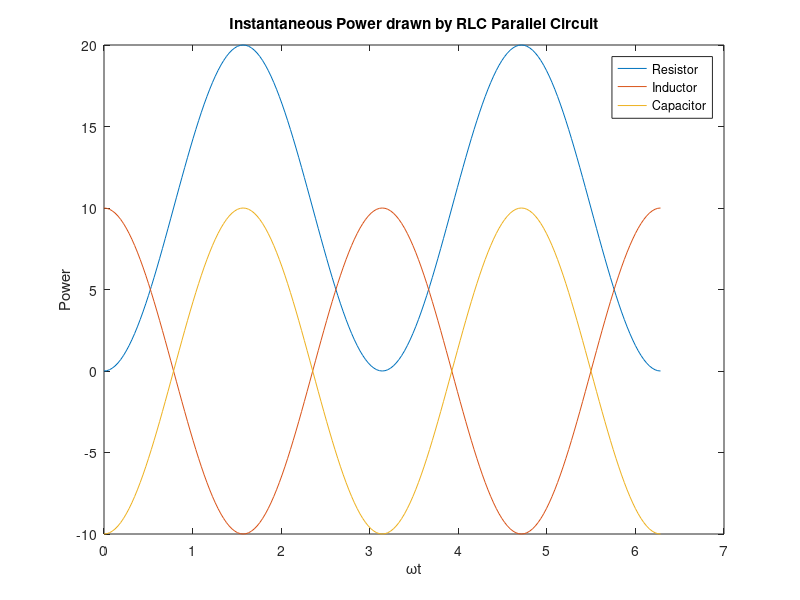

The MATLAB source for this figure:
% Lab 1 - Case 1

Vm = 10;
R = 5;
Xl = 5; 
Xc = 5;
x = 0:pi/100:2*pi;

Pr = ((Vm*Vm)/R)*((1-cos(2*x))/2);
Pl = ((Vm*Vm)/(2*Xl))*cos(2*x);
Pc = -((Vm*Vm)/(2*Xc))*cos(2*x);

plot(x,Pr, x,Pl, x,Pc)
title('Instantaneous Power drawn by RLC Parallel Circuit')
xlabel('\omegat')
ylabel('Power')
legend('Resistor','Inductor','Capacitor')
